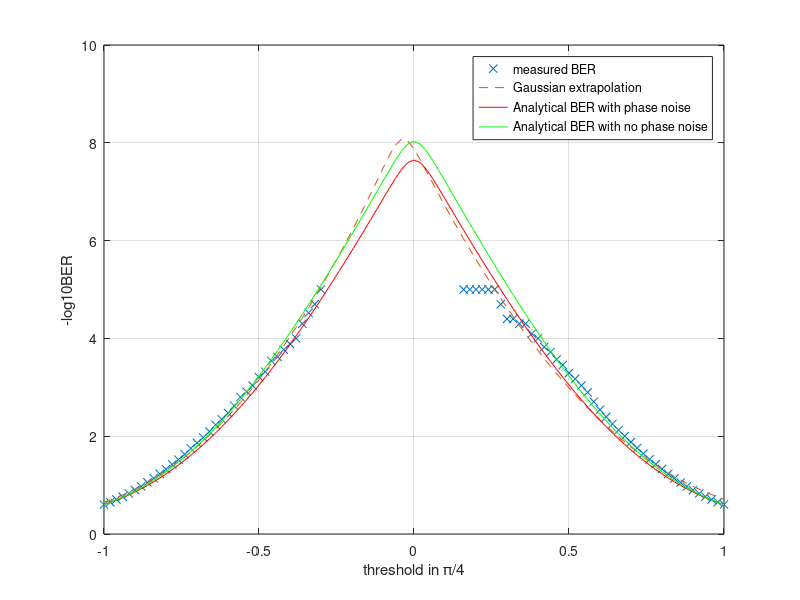

Reproduce this figure in MATLAB.
%from QPSK_W_fit_ver1
%sliding sample window, ber threshold in phase
%Wiener filter instead of uniform filter
%Wiener filter acts on signal^4 instead of angle(signal^4), then root M
%instead of divide M
numBits = 100000;
%additive noise
mu = 0;
SNR = 15;
sigma = sqrt(1/(2*(10^((SNR)/10))));
%phase noise
deltanu = 1;
T = 0.0001;
%sampling size for loop
sampleSize = 45;
if mod(sampleSize,2)==0
    sampleSize = sampleSize+1;
end
sigmaPhase = sqrt(2*pi*deltanu*T);
%alpha for wiener filter
wienerParm = (sigmaPhase^2+2*sigma^2-sigmaPhase*sqrt(sigmaPhase^2+4*sigma^2))/(2*sigma^2);
wienerFiltCoeff = zeros(sampleSize,1);
%calculate coeff as (1-a)*a^k for both sides
for i = 1:sampleSize
   wienerFiltCoeff(i) = (1-wienerParm)*wienerParm^(abs(i-(sampleSize+1)/2)); 
end
wienerFiltCoeff = wienerFiltCoeff/sum(wienerFiltCoeff);

dataIn = randi([0 1], numBits, 1);
%4QAM = QPSK
M = 4;
k = log2(M);
dataInMatrix = reshape(dataIn, k, length(dataIn)/k)';
dataSymbolsIn = bi2de(dataInMatrix);

dataMod = qammod(dataSymbolsIn, M);

txSignal = dataMod;
txSignal = txSignal./sqrt(2);
noise = normrnd(mu,sigma,length(txSignal),1);
noise2 = normrnd(mu,sigma,length(txSignal),1);

%Signal before phase noise
rxSignal = txSignal + noise+1i*noise2;

% scatterplot(rxSignal)

%phase noise
dphi = randn(numBits/k,1)*sqrt(2*pi*deltanu*T);
phi = cumsum(dphi);

rxSignalMag = abs(rxSignal);
rxSignalAngle = angle(rxSignal);
rxSignalAngle = rxSignalAngle + phi;

%Received Signal
rxSignal2 = rxSignalMag.*cos(rxSignalAngle) + rxSignalMag.*1i.*sin(rxSignalAngle);
rxSignal3 = zeros(numBits/k,1);
% pnoise = normrnd(mu,  ,length(txSignal),1);
% rxSignal3 = rxSignal2.*exp(1i*pnoise);
rxSignalAngle2 = angle(rxSignal2);


estdphi = zeros(numBits/k,1);
estphi = zeros(numBits/k,1);


rxSignal3(1:sampleSize) = rxSignal2(1:sampleSize);
%starting iteration
for iteration = 1:(sampleSize-1)/2
    rxSignal3(1:iteration+(sampleSize-1)/2) = rxSignal2(1:iteration+(sampleSize-1)/2).*exp(-1i*estphi(max(1,iteration-1)));
    
   estdphi(iteration) =  mean(angle(-1*rxSignal3(1:iteration+(sampleSize-1)/2).^4))/4;
   if iteration>1
       estphi(iteration) = estphi(iteration-1) + estdphi(iteration);
   else
       estphi(iteration) = estdphi(iteration);
   end
end
%main iteration
for iteration = ((sampleSize+1)/2):(numBits/k-(sampleSize-1)/2)
%     rxSignal3(iteration:iteration+(sampleSize-1)/2) = rxSignal2(iteration:iteration+(sampleSize-1)/2).*exp(-1i*estphi(iteration-1));
    rxSignal3(iteration-(sampleSize-1)/2:iteration+(sampleSize-1)/2) = rxSignal2(iteration-(sampleSize-1)/2:iteration+(sampleSize-1)/2).*exp(-1i*estphi(iteration-1));
%     estdphi(iteration) = sum(angle(-1*rxSignal3(iteration-(sampleSize-1)/2:iteration+(sampleSize-1)/2).^4).*wienerFiltCoeff)/4;
    estdphi(iteration) = angle((sum(-1*rxSignal3(iteration-(sampleSize-1)/2:iteration+(sampleSize-1)/2).^4.*wienerFiltCoeff))^(1/4));
    estphi(iteration) = estphi(iteration-1) + estdphi(iteration);
end
%ending iteration
for iteration = (numBits/k-(sampleSize-3)/2):numBits/k
%     rxSignal3(iteration:numBits/k) = rxSignal2(iteration:numBits/k).*exp(-1i*estphi(iteration-1));
    rxSignal3(iteration-(sampleSize-1)/2:numBits/k) = rxSignal2(iteration-(sampleSize-1)/2:numBits/k).*exp(-1i*estphi(iteration-1));
    estdphi(iteration) =  mean(angle(-1*rxSignal3(iteration-(sampleSize-1)/2:numBits/k).^4))/4;
    estphi(iteration) = estphi(iteration-1) + estdphi(iteration);
end
rxSignal3 = rxSignal2.*exp(-1i*estphi);

errorphi = estphi-phi;
% scatterplot(rxSignal3)
% figure(2);
% plot(phi)
% hold on
% plot(estphi)
% grid
% hold off

%changing thresholds
e2 = zeros(100,1);
for i = 0:100

    threshold = -pi/4 + 0.005*pi*i;
    pseudoRxSignal3 = rxSignal3.*exp(1i*threshold);
    
    dataSymbolsOut = qamdemod(pseudoRxSignal3,M);
    dataOutMatrix = de2bi(dataSymbolsOut,k);
    % dataOut = dataOutMatrix(:);
    dataOut = reshape(dataOutMatrix',numBits,1);

    e2(i+1) = biterr(dataIn,dataOut)/numBits;

end
disp(e2(51))

% plot(phi)
% hold on
% plot(estphi)
% hold off
% grid
% legend('phi','estimated phi')
% xlabel('i^t^h symbol')
% ylabel('angle in rad')
thresh2 = linspace(-1,1,101);
% plot (thresh2,e2)

e22 = erfcinv(4*e2);
e222 = -log10(e2);

figure(3);
plot(thresh2,e222,'x')
hold on

firstzero = find(e2==0);
if(isempty(firstzero))
    firstzero = 50;
end
e33 = e22(1:firstzero-1);
e33 = reshape(e33,length(e33),1);

thresh3 = reshape(linspace(-1,-1.02+0.02*length(e33),length(e33)),length(e33),1);
poly33coeff = polyfit(thresh3,e33,1);
sigma33 = abs(1/(sqrt(2)*poly33coeff(1)));
mu33 = -poly33coeff(2)*sqrt(2)*sigma33;

lastzero = find(e2==0,1,'last');
if(isempty(lastzero))
    lastzero = 50;
end
e44 = e22(lastzero+1:length(e22));
e44 = reshape(e44,length(e44),1);

thresh4 = reshape(linspace(1.02-0.02*length(e44),1,length(e44)),length(e44),1);
poly44coeff = polyfit(thresh4,e44,1);
sigma44 = abs(1/(sqrt(2)*poly44coeff(1)));
mu44 = poly44coeff(2)*sqrt(2)*sigma44;

e5 = -log10(0.25*(erfc(abs(mu33-thresh2)/(sigma33*sqrt(2)))+erfc(abs(mu44-thresh2)/(sigma44*sqrt(2)))));
plot(thresh2,e5,'--')

grid
xlabel('threshold in \pi/4')
ylabel('-log10BER')
hold off

% disp(max(e5))

%numerical integration using measured variance
e = zeros(101,1);

epsilon = linspace(-pi,pi-pi/200,400);
alpha = 1/var(errorphi);
for i = 1:101
    threshold = -1.02+0.02*i;
    %phase error pdf (Tikhonov dist) (shifted by threshold before multiplying with BER given phase error)
%     ptheta = exp(alpha*cos(linspace(-pi-threshold*pi/4,pi-pi/200-threshold*pi/4,400)))/(2*pi*besseli(0,alpha));
    %Gaussian approx
    ptheta = exp(-linspace(-pi-threshold*pi/4,pi-pi/200-threshold*pi/4,400).^2/(2*var(errorphi)))/(std(errorphi)*sqrt(2));
    ptheta = ptheta/sum(ptheta);%normalise probability
    for eps = 51:150
        e(i) = e(i) + (0.5-0.25*erfc(sin(-epsilon(eps)-pi/4)/(sqrt(2)*sigma))+0.25*erfc(sin(3*pi/4+epsilon(eps))/(sqrt(2)*sigma))).*ptheta(eps);
    end
    for eps = 151:200
        e(i) = e(i) + (0.25*erfc(sin(pi/4+epsilon(eps))/(sqrt(2)*sigma))+0.25*erfc(sin(pi/4-epsilon(eps))/(sqrt(2)*sigma))).*ptheta(eps);
    end
    for eps = 201:250
        e(i) = e(i) + (0.25*erfc(sin(pi/4-epsilon(eps))/(sqrt(2)*sigma))+0.25*erfc(sin(pi/4+epsilon(eps))/(sqrt(2)*sigma))).*ptheta(eps);
    end
    for eps = 251:350
        e(i) = e(i) + (0.5-0.25*erfc(sin(epsilon(eps)-pi/4)/(sqrt(2)*sigma))+0.25*erfc(sin(3*pi/4-epsilon(eps))/(sqrt(2)*sigma))).*ptheta(eps);
    end
    
    e(i) = -log10(e(i));
end

eNoPhaseError = 0.25*erfc(sin(pi/4-pi*thresh2/4)/(sqrt(2)*sigma))+0.25*erfc(sin(pi/4+pi*thresh2/4)/(sqrt(2)*sigma));
eNoPhaseError = -log10(eNoPhaseError);
hold on
plot(thresh2,e,'r')
plot(thresh2,eNoPhaseError,'g')
hold off
%for checking scatterplot distribution variance
rxSignal4 = rxSignal3(real(rxSignal3)>0 & imag(rxSignal3)>0);
rxSignal4 = rxSignal4 - exp(1i*pi/4);
rxSignal4 = rxSignal4*exp(-1i*pi/4);
% sum(abs(real(rxSignal4)).^2)
% sum(abs(imag(rxSignal4)).^2)
legend('measured BER','Gaussian extrapolation','Analytical BER with phase noise','Analytical BER with no phase noise')